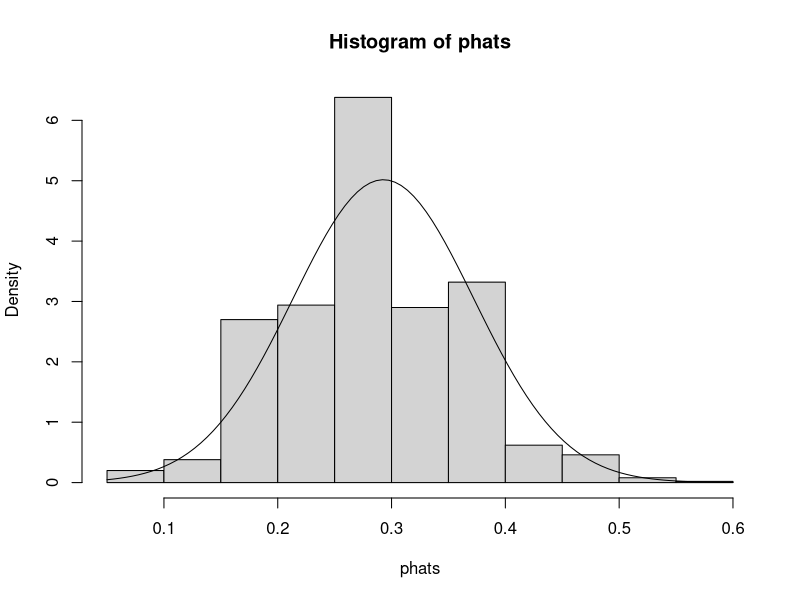
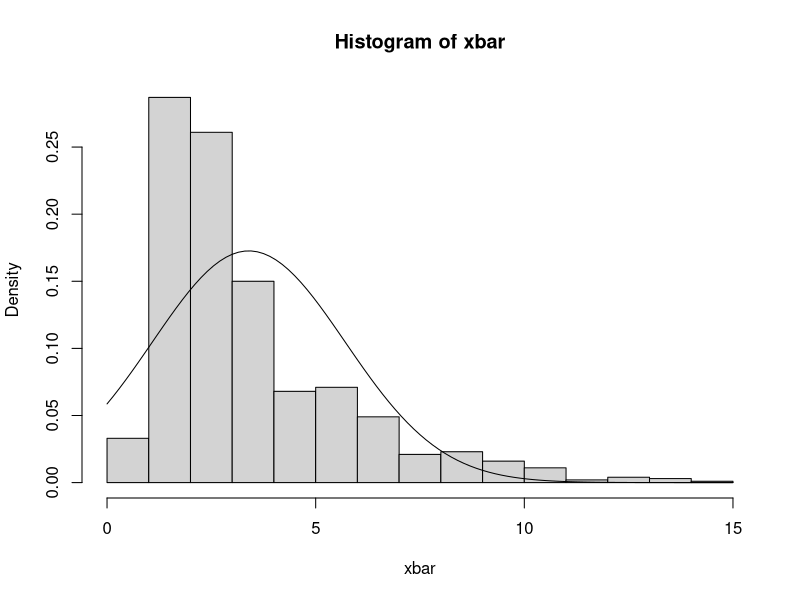
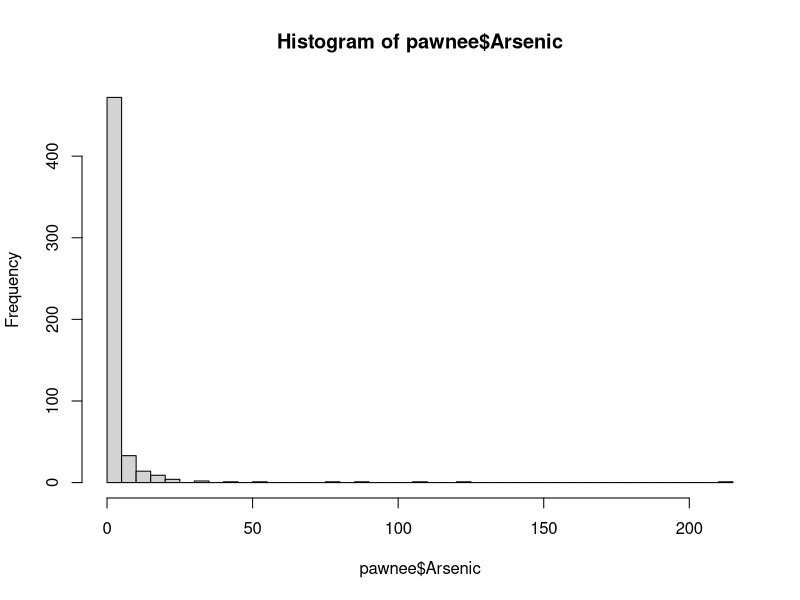
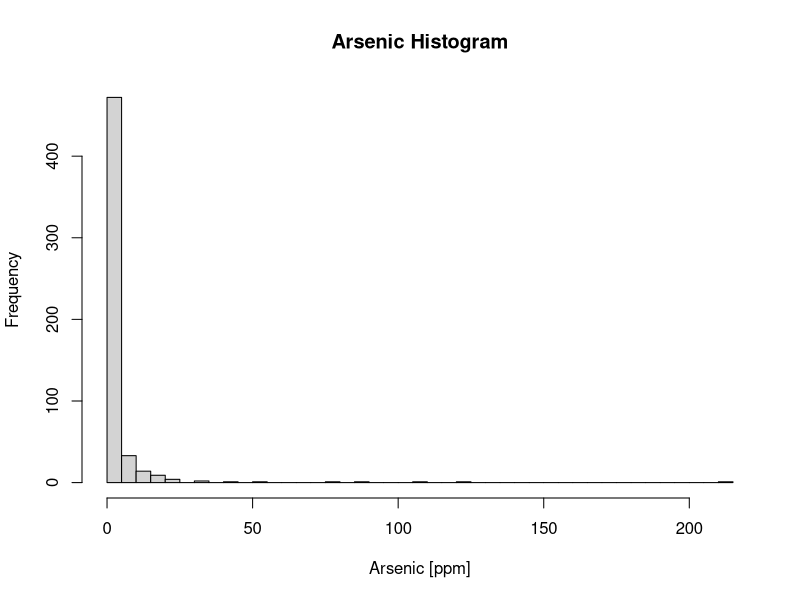

The R source for these figures, in order:
## Exercise 1

# 1a
n <- 365
p <- 0.40

# 1b
binom_mean <- n*p
binom_mean

binom_var <- n*p*(1-p)
binom_var

binom_std <- sqrt(n*p*(1-p))
binom_std

# 1c
dbinom(145, size=n, prob=p)

# 1d
pbinom(175, size=n, prob=p) - pbinom(124, size=n, prob=p)

# 1e
mu <- 200
sigma <- 20
1 - pnorm(230, mean=mu, sd=sigma)
# or
pnorm(230, mean=mu, sd=sigma, lower.tail=FALSE)

## Exercise 2

pawnee <- read.csv('pawnee.csv')

# 2a

# We first create objects for common quantities we will use for this exercise. 
n <- 30 # The sample size 
N <- 541 # The population size 
M <- 1000 # Number of samples/repetitions 
# Create vectors to store the simulated proportions from each repetition. 
phats <- numeric(M) # for sample proportions 
# Set the seed for reproduceability 
set.seed(123) 
# Always set the seed OUTSIDE the for loop. 
# Now we start the loop. Let i cycle over the numbers 1 to 1000 (i.e., iterate 1000 times). 
for(i in seq_len(M)){ 
  # The i-th iteration of the for loop represents a single repetition. 
  # Take a simple random sample of size n from the population of size N. 
  index <- sample(N, size = n) 
  # Save the random sample in the sample_i vector. 
  sample_i <- pawnee[index, ] 
  # Compute the proportion of the i-th sample of households with a new health issue. 
  phats[i] <- mean(sample_i$New_hlth_issue == "Y") 
}

hist(phats, prob=TRUE)
curve(dnorm(x, mean(phats), sd(phats)), add = TRUE)

# 2b
mean(phats)
sd(phats)
# The mean of the simulated sample proportion was about 29% with a standard deviation of about 8% (or 0.079).

# 2c
# Yes I believe the simulated distribution of sample proportions is approximately normal.
# There is a sufficient agreement with the mode and moderate agreement elsewhere. More importantly
# our simulated distribution is unimodal and symmetric.

# 2d
# bar{phat} = n * p / n = p = mean(phats)
# sd{phat} = sqrt(p * (1 - p) / n) = sqrt(mean(phats) * (1-mean(phats)) / n)
p = mean(phats)
p_sd = sqrt(p * (1 - p) / n)
p
p_sd

# We predicted ...
# These values are very close to our answers in part b. In particular our stheory tandard deviation is 
# within 0.004 of our empirical standard deviation.

## Exercise 3

# 3a

# We first create objects for common quantities we will use for this exercise. 
n <- 30 # The sample size 
N <- 541 # The population size 
M <- 1000 # Number of samples/repetitions 
# Create vectors to store the simulated proportions from each repetition. 
xbar <- numeric(M) # for sample means 
# Set the seed for reproduceability 
set.seed(123) 
# Always set the seed OUTSIDE the for loop. 
# Now we start the loop. Let i cycle over the numbers 1 to 1000 (i.e., iterate 1000 times). 
for(i in seq_len(M)){ 
  # The i-th iteration of the for loop represents a single repetition. 
  # Take a simple random sample of size n from the population of size N. 
  index <- sample(N, size = n) 
  # Save the random sample in the sample_i vector. 
  sample_i <- pawnee[index, ] 
  # Compute the proportion of the i-th sample of households with a new health issue. 
  xbar[i] <- mean(sample_i$Arsenic) 
}

# 3b
hist(xbar, prob=TRUE)
curve(dnorm(x, mean(xbar), sd(xbar)), add = TRUE)

# 3c
# We do not believe the simulated distribution for sample arsenic means is approximately normal.
# First, the distribution is right skewed. Second, there seems to be some distance between the mode of 
# our simulated distribution and the theoretical normal distribution. The theoretical normal distribution
# has significant chance of having attaining negative values. This is not possible with our simulated distribution.
hist(pawnee$Arsenic, breaks=35)
# The underlying distribution of arsenic is heavily skewed, so it should take more samples
# (larger n and N) for the Central Limit Theorem approximation to hold. This is why our
# result is different.

## Exercise 4

pawnee <- read.csv('pawnee.csv')

# 4a
head(pawnee)
dim(pawnee)

# 4b
set.seed(1337)
sample_indices <- sample(541, size=30)
pawnee_sample <- pawnee[sample_indices,]

sample_indices
head(pawnee_sample)

# 4c
mean(pawnee_sample$Arsenic)
mean(pawnee_sample$New_hlth_issue == 'Y')

# The mean arsenic level from our sample is 0.85 ppm.
# The proportion of households experiencing a major health issue in the sample is about 20%

# 4d
# The symbol from lecture for the mean arsenic level is xbar or bar(x).
# The symbol from lecture for the sample proportion is phat or hat(p).

# 4e
n <- 30

phat <- mean(pawnee_sample$New_hlth_issue == 'Y')
phat_sd <- sqrt(phat*(1-phat)/n)

# 90% CI
phat + phat_sd * qnorm(c(0.05, 0.95))

# 95% CI
phat + phat_sd * qnorm(c(0.025, 0.975))

# 99% CI
phat + phat_sd * qnorm(c(0.005, 0.995))

# 4f

# The 100% confidence interval for the population proportions is just all possible probabilities.
# This is the interval [0, 1].

# 4g

mean(pawnee$New_hlth_issue == 'Y')
# The true population mean of 0.292 falls within each of the confidence intervals from 4e.

# 4h

hist(pawnee$Arsenic, xlab='Arsenic [ppm]', main = 'Arsenic Histogram', breaks=45)


